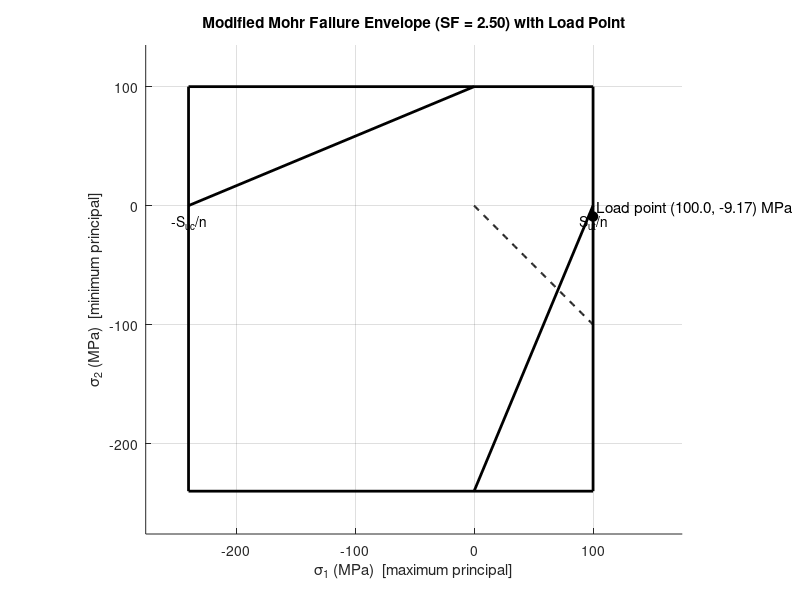

Reproduce this figure in MATLAB.
%% HW3 – Problem 2(c): Brittle composite thickness using Modified Mohr
%  - Computes required wall thickness t (m) for safety factor n
%  - Sketches the Modified Mohr failure envelope (axes labeled)
%  - Plots the load point (sigma1, sigma2) at the designed thickness
%
%  Matches the class "brittle failure example" logic:
%    1) Compute principal stresses (plane stress)
%    2) Determine region using slope sigma2/sigma1 compared to -1
%    3) Region A -> sigma1 limited by Sut
%       Region B -> interaction line between (Sut,0) and (0,-Suc)

clear; clc; close all;

%% GIVEN (Problem 2)
% Stresses given in the problem are:
%   sigma_x = (900e3)/t   [Pa]
%   tau_xy  = (300e3)/t   [Pa]
%   sigma_y = 0
% where t is in meters.
sigx_coef = 900e3;   % (Pa*m) so that sigx = sigx_coef/t
sigy_coef = 0;       % (Pa*m)
tau_coef  = 300e3;   % (Pa*m)

%% Brittle composite material properties (Problem 2c)
Sut = 250e6;   % Pa (ultimate tensile strength)
Suc = 600e6;   % Pa (ultimate compressive strength)
n   = 2.5;     % safety factor

Sut_allow = Sut / n;  % Pa
Suc_allow = Suc / n;  % Pa

%% Helper: principal stresses for plane stress (sigma_z = 0)
principal2D = @(sx,sy,txy) deal( ...
    (sx+sy)/2 + sqrt(((sx-sy)/2).^2 + txy.^2), ...
    (sx+sy)/2 - sqrt(((sx-sy)/2).^2 + txy.^2) );

%% Because all stresses scale as 1/t, the principal stresses also scale as 1/t.
% Compute principal stresses at a reference thickness t_ref = 1 m
t_ref   = 1.0;                     % m
sx_ref  = sigx_coef / t_ref;       % Pa
sy_ref  = sigy_coef / t_ref;       % Pa
txy_ref = tau_coef  / t_ref;       % Pa

[sA, sB] = principal2D(sx_ref, sy_ref, txy_ref);

% Match the instructor envelope plot convention: x-axis = sigma1 (max), y-axis = sigma2 (min)
sigma1_ref = max(sA, sB);   % Pa at t_ref
sigma2_ref = min(sA, sB);   % Pa at t_ref

% "Constants" so that sigma1(t) = sigma1_const / t, sigma2(t) = sigma2_const / t
sigma1_const = sigma1_ref * t_ref;  % Pa*m
sigma2_const = sigma2_ref * t_ref;  % Pa*m

slope = sigma2_const / sigma1_const;  % independent of t

%% Determine Modified Mohr region (per class example)
% Region A if slope >= -1  (i.e., |sigma2| <= |sigma1| in mixed-sign quadrant)
if slope >= -1
    region = "A (tension-governed: sigma1 limit)";
    % Region A criterion with safety factor:
    %   sigma1 <= Sut/n  => (sigma1_const/t) <= Sut_allow  => t >= sigma1_const/Sut_allow
    t_req = sigma1_const / Sut_allow;  % m
else
    region = "B (interaction line: sigma1/Sut - sigma2/Suc = 1)";
    % Region B interaction (with allowable strengths):
    %   (sigma1/Sut_allow) - (sigma2/Suc_allow) <= 1
    % Substitute sigma1 = sigma1_const/t, sigma2 = sigma2_const/t:
    %   (1/t)[sigma1_const/Sut_allow - sigma2_const/Suc_allow] <= 1
    % => t >= sigma1_const/Sut_allow - sigma2_const/Suc_allow
    t_req = (sigma1_const/Sut_allow) - (sigma2_const/Suc_allow); % m
end

%% Compute stresses at the designed thickness
sx  = sigx_coef / t_req;   % Pa
sy  = sigy_coef / t_req;   % Pa
txy = tau_coef  / t_req;   % Pa

[s1, s2] = principal2D(sx, sy, txy);
sigma1 = max(s1, s2);   % Pa
sigma2 = min(s1, s2);   % Pa

%% Compute achieved safety factor (check)
if slope >= -1
    % Region A uses sigma1 * n <= Sut  => n = Sut/sigma1
    n_actual = Sut / sigma1;
else
    % Region B uses (sigma1/Sut) - (sigma2/Suc) <= 1/n
    n_actual = 1 / ( (sigma1/Sut) - (sigma2/Suc) );
end

%% Print results
fprintf("=== HW3 Problem 2(c) – Modified Mohr ===\n");
fprintf("Region: %s\n", region);
fprintf("Slope sigma2/sigma1 = %.4f (compare to -1)\n", slope);
fprintf("Required thickness t = %.6f m  = %.3f mm\n", t_req, 1e3*t_req);
fprintf("Load point at t_req:\n");
fprintf("  sigma1 = %.3f MPa\n", sigma1/1e6);
fprintf("  sigma2 = %.3f MPa\n", sigma2/1e6);
fprintf("Achieved safety factor n_actual = %.3f (target n = %.3f)\n\n", n_actual, n);

%% Plot Modified Mohr envelope (with allowable strengths) and load point
SutA = Sut_allow/1e6;  % MPa
SucA = Suc_allow/1e6;  % MPa

% Envelope segments in (sigma1, sigma2) plane
% (per the class sketch)
%  - Right/top tension limits: sigma1 =  SutA, sigma2 =  SutA
%  - Left/bottom compression limits: sigma1 = -SucA, sigma2 = -SucA
%  - Diagonal in QII:  line from (-SucA,0) to (0,SutA)
%  - Diagonal in QIV:  line from (0,-SucA) to (SutA,0)

figure('Color','w'); hold on; grid on;
xlabel('\sigma_1 (MPa)  [maximum principal]');
ylabel('\sigma_2 (MPa)  [minimum principal]');
title(sprintf('Modified Mohr Failure Envelope (SF = %.2f) with Load Point', n));

% Box limits
plot([ SutA  SutA], [-SucA  SutA], 'k-', 'LineWidth', 2); % sigma1 = SutA
plot([-SucA -SucA], [-SucA  SutA], 'k-', 'LineWidth', 2); % sigma1 = -SucA
plot([-SucA  SutA], [ SutA  SutA], 'k-', 'LineWidth', 2); % sigma2 = SutA
plot([-SucA  SutA], [-SucA -SucA], 'k-', 'LineWidth', 2); % sigma2 = -SucA

% Diagonal lines (interaction boundaries)
plot([-SucA 0], [0 SutA], 'k-', 'LineWidth', 2);         % QII diagonal
plot([0 SutA], [-SucA 0], 'k-', 'LineWidth', 2);         % QIV diagonal

% Region divider used in class example: sigma2/sigma1 = -1
% (draw it for reference)
m = -1;
xline = linspace(0, SutA, 200);
plot(xline, m*xline, 'k--', 'LineWidth', 1.5);

% Load point
plot(sigma1/1e6, sigma2/1e6, 'ko', 'MarkerFaceColor','k', 'MarkerSize', 7);
text(sigma1/1e6 + 3, sigma2/1e6, sprintf('Load point (%.1f, %.2f) MPa', sigma1/1e6, sigma2/1e6), ...
    'FontSize', 11, 'VerticalAlignment','bottom');

axis equal;
xlim([-1.15*SucA, 1.75*SutA]);
ylim([-1.15*SucA, 1.35*SutA]);

% Extra labels
text(SutA, -0.06*SucA, 'S_{ut}/n', 'HorizontalAlignment','center');
text(-SucA, -0.06*SucA, '-S_{uc}/n', 'HorizontalAlignment','center');

hold off;
